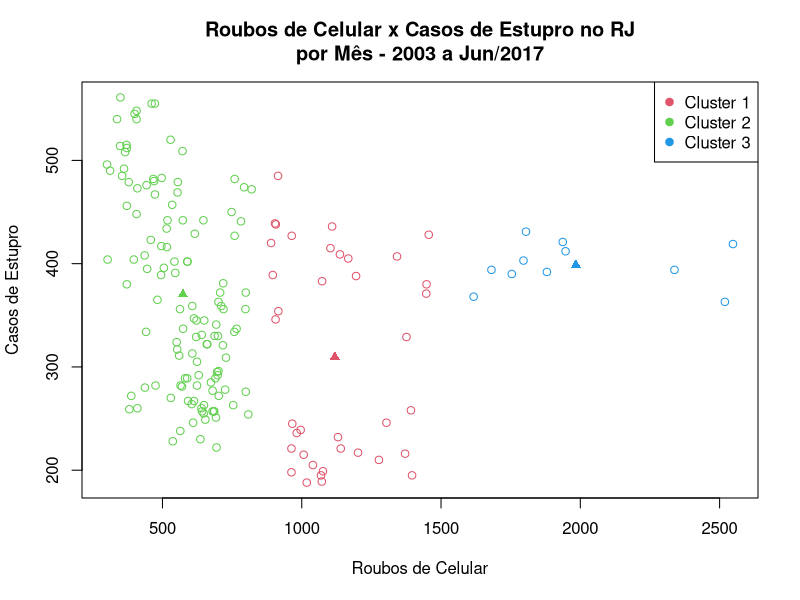
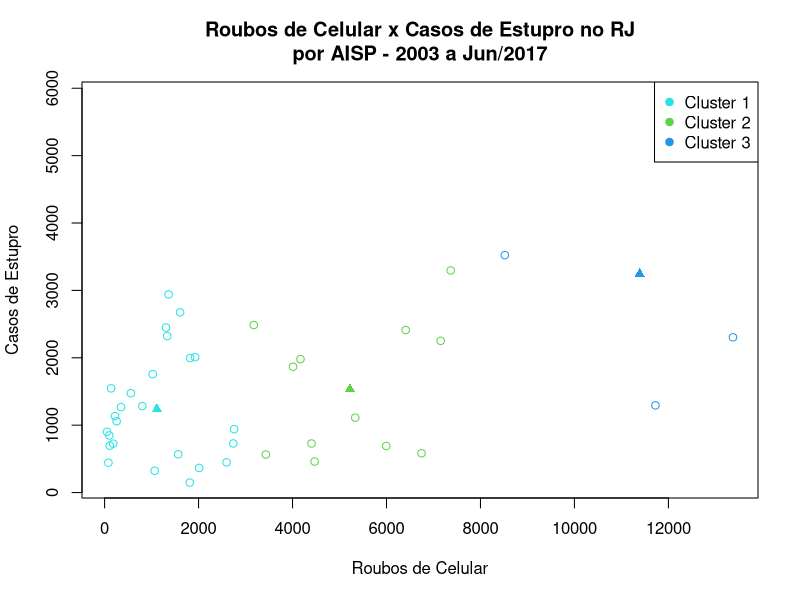
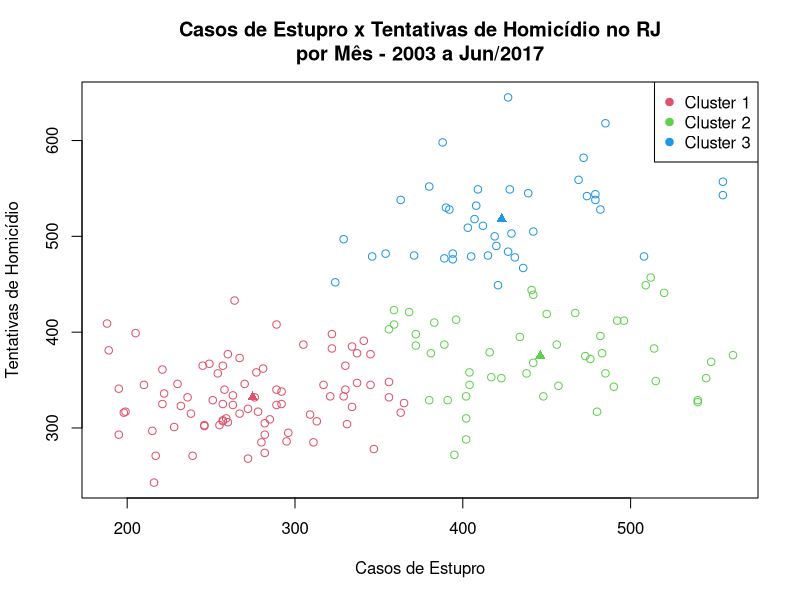
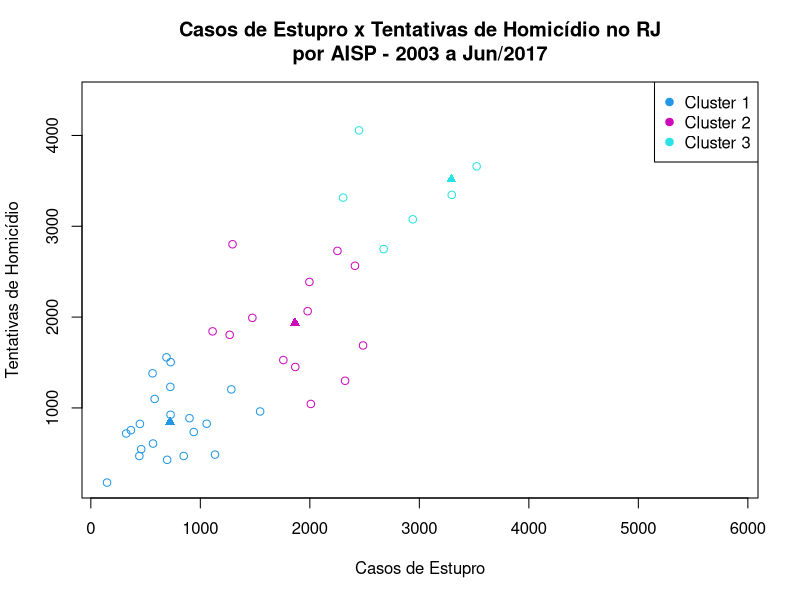
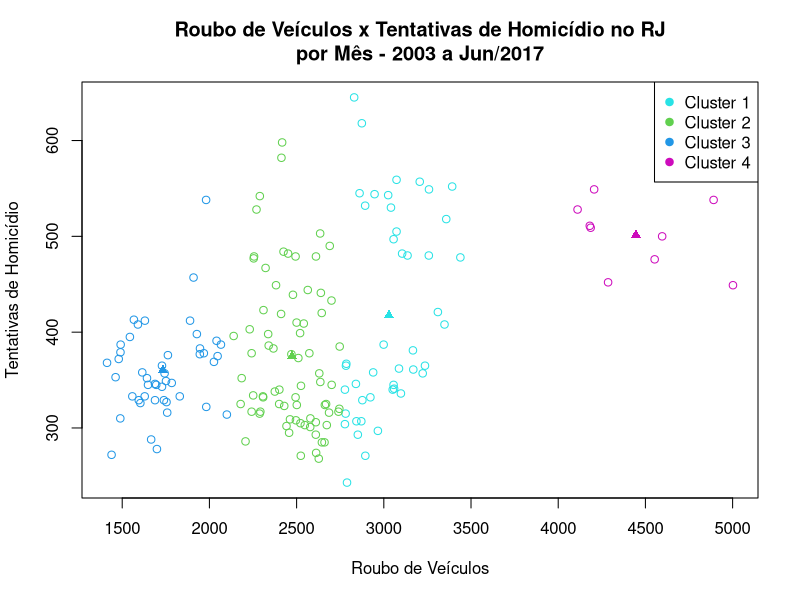
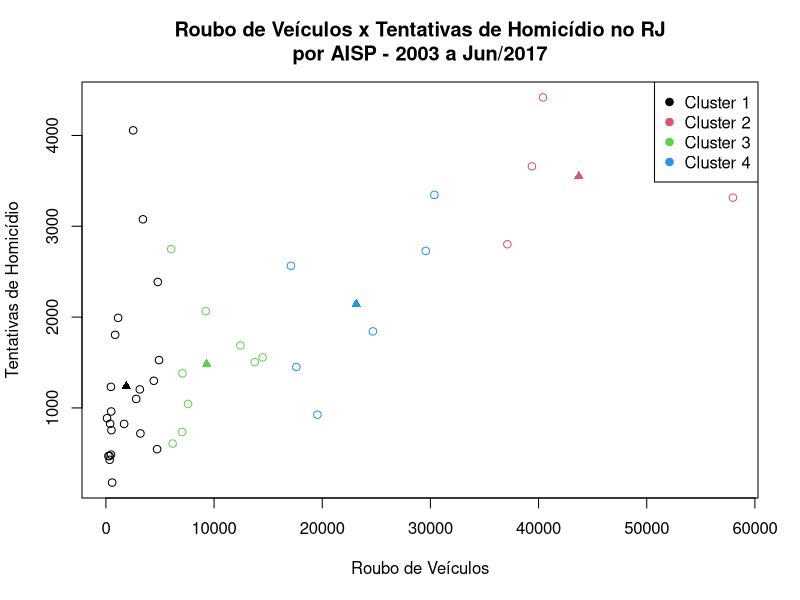

The R script that drew these images, in order:
library(dplyr)

#Leitura do arquivo da base de dados
base <- read.csv("BaseDPEvolucaoMensalCisp.csv", sep = ';')

#Agrupamento por mês
porMes <- group_by(base, mes_ano) %>% summarise(estupro=sum(estupro), celular=sum(roubo_celular), 
                                             tentHomicidio=sum(tentat_hom), homDoloso=sum(hom_doloso), homCulposo = sum(hom_culposo), 
                                             rouboVeiculo=sum(roubo_veiculo), estelionato=sum(estelionato), pessDesap=sum(pessoas_desaparecidas))

#Agrupamento por AISP
porAISP <- group_by(base, AISP) %>% summarise(estupro=sum(estupro), celular=sum(roubo_celular), tentHomicidio=sum(tentat_hom), 
                                          homDoloso=sum(hom_doloso), homCulposo = sum(hom_culposo), rouboVeiculo=sum(roubo_veiculo), 
                                          estelionato=sum(estelionato), pessDesap=sum(pessoas_desaparecidas))

#Aplicação do kmeans
kCelularEstuproMes <- kmeans(data.frame(porMes$celular, porMes$estupro), centers = 3)
kCelularEstuproAISP <- kmeans(data.frame(porAISP$celular, porAISP$estupro), centers = 3)

kEstuproTentHomicidioMes <- kmeans(data.frame(porMes$estupro, porMes$tentHomicidio), centers = 3)
kEstuproTentHomicidioAISP <- kmeans(data.frame(porAISP$estupro, porAISP$tentHomicidio), centers = 3)

kRouboVeiculoTentHomicidioMes <- kmeans(data.frame(porMes$rouboVeiculo, porMes$tentHomicidio), centers = 4)
kRouboVeiculoTentHomicidioAISP <- kmeans(data.frame(porAISP$rouboVeiculo, porAISP$tentHomicidio), centers = 4)

porMes <- data.frame(porMes, kCelularEstuproMes$cluster, kEstuproTentHomicidioMes$cluster, kRouboVeiculoTentHomicidioMes$cluster)
porAISP <- data.frame(porAISP, kEstuproTentHomicidioAISP$cluster, kEstuproTentHomicidioAISP$cluster, kRouboVeiculoTentHomicidioAISP$cluster)

#Plotagem dos graficos
#Celular x Estupro por mes
cores = kCelularEstuproMes$cluster+1
with(porMes, plot(celular,estupro, col=cores, 
                  main = "Roubos de Celular x Casos de Estupro no RJ\npor Mês - 2003 a Jun/2017",
                  xlab = "Roubos de Celular", ylab ="Casos de Estupro"))
    points(x = kCelularEstuproMes$centers, col=2:4, pch=17, cex=1)
    legend("topright", pch = 19, col = unique(cores), 
           legend = c("Cluster 1", "Cluster 2", "Cluster 3"))
dev.copy(png, file = "celEstuproMes.png")
dev.off()

#Celulares x Estupro por AISP
cores = kCelularEstuproAISP$cluster+2
with(porAISP, plot(celular,estupro, col=cores, 
                   main = "Roubos de Celular x Casos de Estupro no RJ\npor AISP - 2003 a Jun/2017",
                  xlab = "Roubos de Celular", ylab ="Casos de Estupro"))
  points(x = kCelularEstuproAISP$centers, col=3:5, pch=17, cex=1)
  legend("topright", pch = 19, col = unique(cores), 
         legend = c("Cluster 1", "Cluster 2", "Cluster 3"))
dev.copy(png, file = "celEstuproAISP.png")
dev.off()

#Celular x Tentativa de Homicídio por mes
cores = kEstuproTentHomicidioMes$cluster+1
with(porMes, plot(estupro, tentHomicidio, col=cores, 
                  main = "Casos de Estupro x Tentativas de Homicídio no RJ\npor Mês - 2003 a Jun/2017",
                  xlab = "Casos de Estupro", ylab ="Tentativas de Homicídio"))
points(x = kEstuproTentHomicidioMes$centers, col=2:4, pch=17, cex=1)
legend("topright", pch = 19, col = unique(cores), 
       legend = c("Cluster 1", "Cluster 2", "Cluster 3"))
dev.copy(png, file = "estHomicidioMes.png")
dev.off()

#Celular x Tentativa de Homicídio por AISP
cores = kEstuproTentHomicidioAISP$cluster+3
with(porAISP, plot(estupro, tentHomicidio, col=cores, 
                   main = "Casos de Estupro x Tentativas de Homicídio no RJ\npor AISP - 2003 a Jun/2017",
                   xlab = "Casos de Estupro", ylab ="Tentativas de Homicídio"))
points(x = kEstuproTentHomicidioAISP$centers, col=4:6, pch=17, cex=1)
legend("topright", pch = 19, col = unique(cores), 
       legend = c("Cluster 1", "Cluster 2", "Cluster 3"))
dev.copy(png, file = "estHomicidioAISP.png")
dev.off()

#Veículos x Tentativa de Homicídio por mes
cores = kRouboVeiculoTentHomicidioMes$cluster+2
with(porMes, plot(rouboVeiculo, tentHomicidio, col=cores, 
                  main = "Roubo de Veículos x Tentativas de Homicídio no RJ\npor Mês - 2003 a Jun/2017",
                  xlab = "Roubo de Veículos", ylab ="Tentativas de Homicídio"))
points(x = kRouboVeiculoTentHomicidioMes$centers, col=3:6, pch=17, cex=1)
legend("topright", pch = 19, col = unique(cores), 
       legend = c("Cluster 1", "Cluster 2", "Cluster 3", "Cluster 4"))
dev.copy(png, file = "rouboHomicidioMes.png")
dev.off()

#Roubo de Veículos x Tentativa de Homicídio por AISP
cores = kRouboVeiculoTentHomicidioAISP$cluster
with(porAISP, plot(rouboVeiculo, tentHomicidio, col=cores, 
                   main = "Roubo de Veículos x Tentativas de Homicídio no RJ\npor AISP - 2003 a Jun/2017",
                   xlab = "Roubo de Veículos", ylab ="Tentativas de Homicídio"))
points(x = kRouboVeiculoTentHomicidioAISP$centers, col=1:4, pch=17, cex=1)
legend("topright", pch = 19, col = unique(cores), 
       legend = c("Cluster 1", "Cluster 2", "Cluster 3", "Cluster 4"))
dev.copy(png, file = "rouboHomicidioAISP.png")
dev.off()



